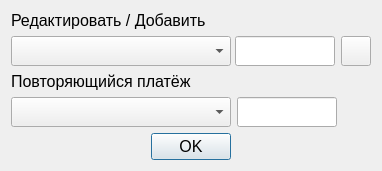
<?xml version="1.0" encoding="UTF-8"?>
<ui version="4.0">
 <class>IncomesExpenses</class>
 <widget class="QDialog" name="IncomesExpenses">
  <property name="geometry">
   <rect>
    <x>0</x>
    <y>0</y>
    <width>382</width>
    <height>171</height>
   </rect>
  </property>
  <property name="minimumSize">
   <size>
    <width>382</width>
    <height>171</height>
   </size>
  </property>
  <property name="maximumSize">
   <size>
    <width>382</width>
    <height>171</height>
   </size>
  </property>
  <property name="windowTitle">
   <string>Dialog</string>
  </property>
  <layout class="QVBoxLayout" name="verticalLayout">
   <item>
    <widget class="QLabel" name="label">
     <property name="font">
      <font>
       <pointsize>12</pointsize>
      </font>
     </property>
     <property name="text">
      <string>Редактировать / Добавить</string>
     </property>
    </widget>
   </item>
   <item>
    <layout class="QHBoxLayout" name="horizontalLayout">
     <item>
      <widget class="QComboBox" name="comboBox">
       <property name="sizePolicy">
        <sizepolicy hsizetype="Minimum" vsizetype="Fixed">
         <horstretch>0</horstretch>
         <verstretch>0</verstretch>
        </sizepolicy>
       </property>
       <property name="minimumSize">
        <size>
         <width>220</width>
         <height>30</height>
        </size>
       </property>
       <property name="maximumSize">
        <size>
         <width>220</width>
         <height>16777215</height>
        </size>
       </property>
       <property name="font">
        <font>
         <pointsize>12</pointsize>
        </font>
       </property>
      </widget>
     </item>
     <item>
      <widget class="QLineEdit" name="lineEdit">
       <property name="sizePolicy">
        <sizepolicy hsizetype="MinimumExpanding" vsizetype="Fixed">
         <horstretch>0</horstretch>
         <verstretch>0</verstretch>
        </sizepolicy>
       </property>
       <property name="minimumSize">
        <size>
         <width>0</width>
         <height>30</height>
        </size>
       </property>
       <property name="maximumSize">
        <size>
         <width>100</width>
         <height>16777215</height>
        </size>
       </property>
       <property name="font">
        <font>
         <pointsize>12</pointsize>
        </font>
       </property>
      </widget>
     </item>
     <item>
      <widget class="QPushButton" name="pushButton">
       <property name="minimumSize">
        <size>
         <width>0</width>
         <height>30</height>
        </size>
       </property>
       <property name="maximumSize">
        <size>
         <width>30</width>
         <height>30</height>
        </size>
       </property>
       <property name="font">
        <font>
         <pointsize>12</pointsize>
        </font>
       </property>
       <property name="text">
        <string/>
       </property>
       <property name="icon">
        <iconset resource="resources.qrc">
         <normaloff>:/images/delete_black_24dp.svg</normaloff>:/images/delete_black_24dp.svg</iconset>
       </property>
       <property name="iconSize">
        <size>
         <width>24</width>
         <height>24</height>
        </size>
       </property>
      </widget>
     </item>
    </layout>
   </item>
   <item>
    <widget class="QLabel" name="label_2">
     <property name="font">
      <font>
       <pointsize>12</pointsize>
      </font>
     </property>
     <property name="text">
      <string>Повторяющийся платёж</string>
     </property>
    </widget>
   </item>
   <item>
    <layout class="QHBoxLayout" name="horizontalLayout_2">
     <item>
      <widget class="QComboBox" name="comboBox_2">
       <property name="sizePolicy">
        <sizepolicy hsizetype="Minimum" vsizetype="Fixed">
         <horstretch>0</horstretch>
         <verstretch>0</verstretch>
        </sizepolicy>
       </property>
       <property name="minimumSize">
        <size>
         <width>220</width>
         <height>30</height>
        </size>
       </property>
       <property name="maximumSize">
        <size>
         <width>220</width>
         <height>16777215</height>
        </size>
       </property>
       <property name="font">
        <font>
         <pointsize>12</pointsize>
        </font>
       </property>
      </widget>
     </item>
     <item>
      <widget class="QLineEdit" name="lineEdit_2">
       <property name="sizePolicy">
        <sizepolicy hsizetype="MinimumExpanding" vsizetype="Fixed">
         <horstretch>0</horstretch>
         <verstretch>0</verstretch>
        </sizepolicy>
       </property>
       <property name="minimumSize">
        <size>
         <width>0</width>
         <height>30</height>
        </size>
       </property>
       <property name="maximumSize">
        <size>
         <width>100</width>
         <height>16777215</height>
        </size>
       </property>
       <property name="font">
        <font>
         <pointsize>12</pointsize>
        </font>
       </property>
      </widget>
     </item>
     <item>
      <spacer name="horizontalSpacer">
       <property name="orientation">
        <enum>Qt::Horizontal</enum>
       </property>
       <property name="sizeHint" stdset="0">
        <size>
         <width>40</width>
         <height>20</height>
        </size>
       </property>
      </spacer>
     </item>
    </layout>
   </item>
   <item>
    <widget class="QDialogButtonBox" name="buttonBox">
     <property name="font">
      <font>
       <pointsize>12</pointsize>
      </font>
     </property>
     <property name="orientation">
      <enum>Qt::Horizontal</enum>
     </property>
     <property name="standardButtons">
      <set>QDialogButtonBox::Ok</set>
     </property>
     <property name="centerButtons">
      <bool>true</bool>
     </property>
    </widget>
   </item>
  </layout>
 </widget>
 <resources>
  <include location="resources.qrc"/>
 </resources>
 <connections>
  <connection>
   <sender>buttonBox</sender>
   <signal>accepted()</signal>
   <receiver>IncomesExpenses</receiver>
   <slot>accept()</slot>
   <hints>
    <hint type="sourcelabel">
     <x>248</x>
     <y>254</y>
    </hint>
    <hint type="destinationlabel">
     <x>157</x>
     <y>274</y>
    </hint>
   </hints>
  </connection>
  <connection>
   <sender>buttonBox</sender>
   <signal>rejected()</signal>
   <receiver>IncomesExpenses</receiver>
   <slot>reject()</slot>
   <hints>
    <hint type="sourcelabel">
     <x>316</x>
     <y>260</y>
    </hint>
    <hint type="destinationlabel">
     <x>286</x>
     <y>274</y>
    </hint>
   </hints>
  </connection>
 </connections>
</ui>
